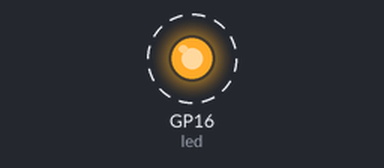
A program run on a simulated Raspberry Pi Pico running MicroPython. On the bench: output pins drawn as LEDs (lit = HIGH). Dashed ring = blinking. At 9.0 s the program stops and its outputs stay as they are.

Above: at 0.2 s.
Timing chart, 0 to 3.0 s (numbered marks = the images above):
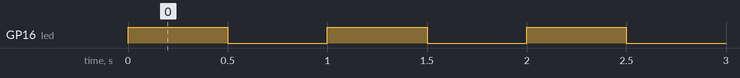

Measured:
- by itself, GP16 (led): alternates HIGH for 0.50 s and LOW for 0.50 s, 18 changes in all, then stays LOW

The program:

blinky.py
```python
"""
Demo One: Blinky
"""
from machine import Pin
from time import sleep

# built-in LED
# led = Pin("LED", Pin.OUT)

# led + 100 ohm resistor
led = Pin(16, Pin.OUT)

# turn the LED on and off 10X
for _ in range(1, 10):
    led.on()
    sleep(.5)
    led.off()
    sleep(.5)
```
